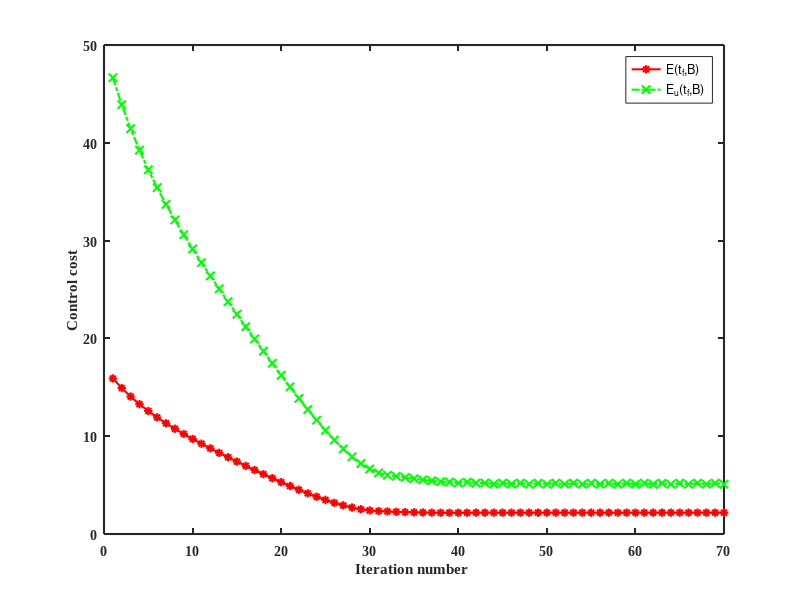

Source code (MATLAB): (Note: this script raises an error after producing the figure.)
load('matlab2.mat');

  figure
  plot(Cost1,'r-*','LineWidth', 1.5,'MarkerSize',6)
  hold on 
    plot(Cost30,'gx-.','LineWidth', 1.5,'MarkerSize',6)
   
     hold on 
    legend('E(t_f,B)', 'E_u(t_f,B)')
      set(gca, 'LineWidth', 1.5);
     xlabel('Iteration number ','FontName','Times New Roman','FontWeight','bold');
 ylabel( 'Control cost','FontName','Times New Roman','FontWeight','bold');
  set(gca,'FontName','Times New Roman','FontWeight','bold')
  
    export_fig cost_u_ascending.eps -painters -transparent
    
    
   figure
      plot(Cost20,'b-o','LineWidth', 1.5,'MarkerSize',6)  
   
    %myzoom([0.3,0.4,0.5,0.4],[0,20,0,50])
     
    legend( 'E_x(t_f, B)')
    set(gca, 'LineWidth', 1.5);
     xlabel('Iteration number ','FontName','Times New Roman','FontWeight','bold');
 ylabel('Control cost','FontName','Times New Roman','FontWeight','bold');
  set(gca,'FontName','Times New Roman','FontWeight','bold')
    export_fig cost_x_ascending.eps -painters -transparent